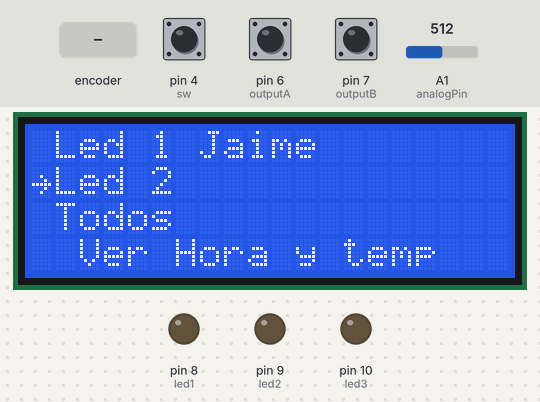
This sketch was run on a simulated Arduino Uno, built with avr-gcc and run on an emulated ATmega328P. On the bench: 20×4 character LCD, output pins drawn as LEDs (lit = HIGH). The inputs (shaded band) are chosen by the test bench; at power-on: pin 4 (sw) HIGH, pin 6 (outputA) HIGH, pin 7 (outputB) HIGH, A1 (analogPin) = 512.

Above: at 1.3 s.
1.4 s: pin 4 (sw) pulled LOW for 1 s
At 2.6 s:
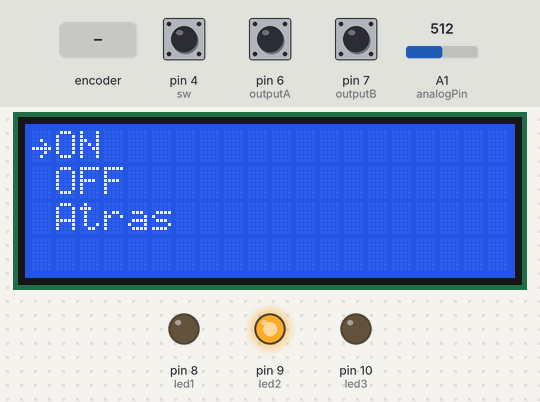
3.9 s: rotary encoder on pin 6 (outputA) / pin 7 (outputB) turned 3 steps (first pin leading)
At 5.6 s:
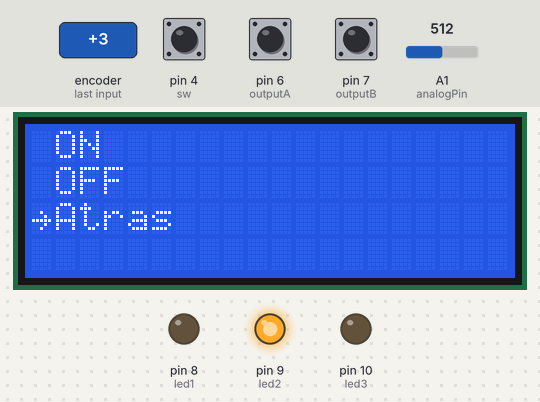
6.0 s: pin 4 (sw) pulled LOW for 3.2 s
At 6.5 s:
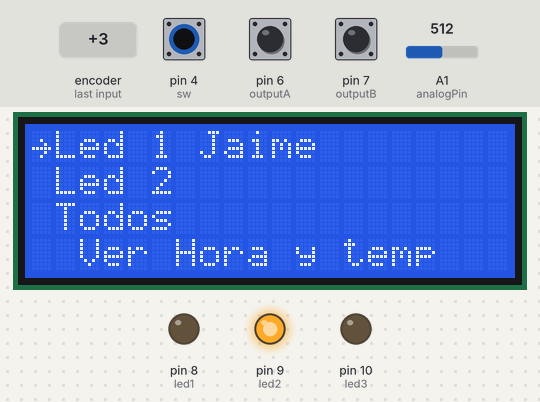
10.7 s: rotary encoder on pin 6 (outputA) / pin 7 (outputB) turned 2 steps (second pin leading)
At 10.9 s:
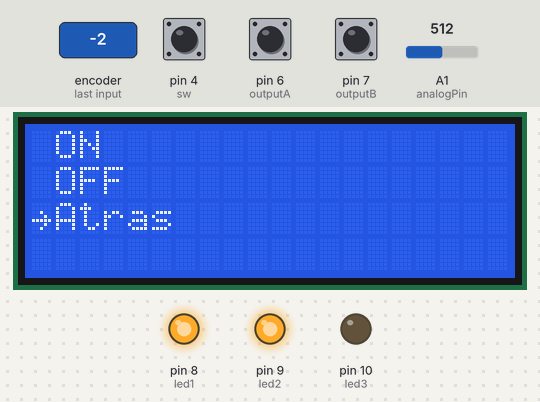
12.6 s: rotary encoder on pin 6 (outputA) / pin 7 (outputB) turned 1 step (first pin leading)
14.3 s: pin 4 (sw) pulled LOW for 0.15 s
At 15.7 s:
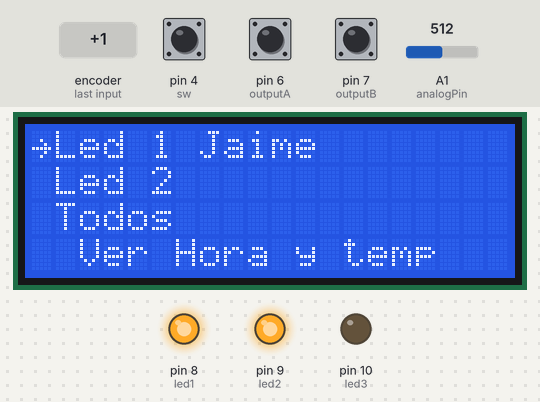
Timing chart, 0 to 16.9 s (numbered marks = the images above; inputs shaded):
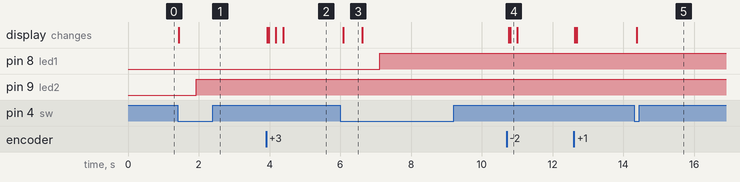

The sketch:

3_base_union_RTC_pantalla_menu.ino
```cpp
#include <Wire.h>
#include <LiquidCrystal_I2C.h>
#include <LiquidMenu.h>

#include <RTClib.h>

//Codigo funcional

char bufferHora[9];

const byte analogPin = A1;
unsigned short valorHora = 0;

LiquidCrystal_I2C lcd(0x27, 20, 4);

RTC_DS3231 modulo_rtc;


//ENCODER
#define outputA 6
#define outputB 7
#define sw 4

int aState;
int aLastState;

//LEDS
#define led1 8
#define led2 9
#define led3 10

int contador = 0;

int A_estado_actual;
int A_ultimo_estado;

int led_seleccionado = 0;

LiquidLine linea5(2, 0, "Ver Hora y temp");
LiquidLine linea1(1, 1, "Led 1 Jaime");
LiquidLine linea2(1, 2, "Led 2");
LiquidLine linea4(1, 3, "Todos");
LiquidScreen pantalla1(linea1, linea2, linea4, linea5);

LiquidLine linea1_2(1, 0, "ON");
LiquidLine linea2_2(1, 1, "OFF");
LiquidLine linea3_2(1, 2, "Atras");
LiquidScreen pantalla2(linea1_2, linea2_2, linea3_2);

// LiquidLine linea1_5_2(1, 0,"Hora: ",valorHora);
LiquidLine linea1_5_2(1, 0, "Hora: ", bufferHora);
LiquidLine linea3_5_2(1, 2, "Atras");
LiquidScreen pantalla3( linea1_5_2,linea3_5_2);

LiquidMenu menu(lcd, pantalla1, pantalla2, pantalla3);

char DiasDeLaSemana[7][12] = {"Domingo", "Lunes", "Martes", "Miercoles", "Jueves", "Viernes", "Sabado"};

void setup() {

  pinMode(analogPin, INPUT);

  Serial.begin(9600);

  pinMode(led1, OUTPUT);
  pinMode(led2, OUTPUT);
  pinMode(led3, OUTPUT);

  pinMode(sw, INPUT_PULLUP);

  lcd.init();
  lcd.begin(20, 4);  // Configura las dimensiones de la pantalla (20 columnas, 4 filas)
  lcd.backlight();

  menu.init();

  linea1.set_focusPosition(Position::LEFT);
  linea2.set_focusPosition(Position::LEFT);
  linea4.set_focusPosition(Position::LEFT);
  linea5.set_focusPosition(Position::LEFT);

  linea5.attach_function(1, fn_ver_hora_temperatura);
  linea1.attach_function(1, fn_led1);
  linea2.attach_function(1, fn_led2);
  linea4.attach_function(1, fn_todos);

  menu.add_screen(pantalla1);

  linea1_2.set_focusPosition(Position::LEFT);
  linea2_2.set_focusPosition(Position::LEFT);
  linea3_2.set_focusPosition(Position::LEFT);

  linea1_2.attach_function(1, fn_on);
  linea2_2.attach_function(1, fn_off);
  linea3_2.attach_function(1, fn_atras);

  menu.add_screen(pantalla2);

  linea1_5_2.add_variable(bufferHora);
  linea1_5_2.set_focusPosition(Position::LEFT);
  linea3_5_2.set_focusPosition(Position::LEFT);

  linea1_5_2.attach_function(1, fn_vacio);
  linea3_5_2.attach_function(1, fn_atras);

  menu.add_screen(pantalla3);

  pantalla1.set_displayLineCount(4);
  pantalla2.set_displayLineCount(4);
  pantalla3.set_displayLineCount(4);

  menu.set_focusedLine(0);

  menu.update();

    if( !modulo_rtc.begin() )
  {
    Serial.println("No se encontró ningun RTC");
    Serial.flush();
    abort();
  }

}

void loop() {
  valorHora = analogRead(analogPin);
  selectOption();

  aState = digitalRead(outputA);
  if (aState != aLastState){
    if (digitalRead(outputB) != aState) {
      menu.switch_focus(false);
    } else {
      menu.switch_focus(true);
    }
    menu.update();
    aLastState = aState;
  }
}

void selectOption() {
  if (digitalRead(sw) == LOW) {
    menu.call_function(1);
    delay(500);
  }
}

void fn_led1() {
  menu.change_screen(2);
  menu.set_focusedLine(0);
  led_seleccionado = 1;
}

void fn_led2() {
  menu.change_screen(2);
  menu.set_focusedLine(0);
  led_seleccionado = 2;
}

void fn_led3() {
  menu.change_screen(2);
  menu.set_focusedLine(0);
  led_seleccionado = 3;
}

void fn_led3_modificada() {
  menu.change_screen(2);
  menu.set_focusedLine(0);
  led_seleccionado = 3;
}

void fn_todos() {
  menu.change_screen(2);
  menu.set_focusedLine(0);
  led_seleccionado = 0;
}


void fn_ver_hora_temperatura() {
  DateTime ahora = modulo_rtc.now();
  // Formatea la hora actual en 'bufferHora'.
  sprintf(bufferHora, "%02d:%02d:%02d", ahora.hour(), ahora.minute(), ahora.second());

  // Cambia a la pantalla que muestra la hora y la temperatura.
  menu.change_screen(3);
  menu.set_focusedLine(0);

  // Refresca el menú para mostrar los cambios.
  menu.update();

  // Puedes quitar el 'delay' si quieres que la pantalla no se congele aquí.
  // delay(1000);
}


// void fn_ver_hora_temperatura() {
//   DateTime ahora = modulo_rtc.now();
//   menu.change_screen(3);
//   menu.set_focusedLine(0);

//   valorHora = ahora.hour();

//   lcd.clear();
//   lcd.print(ahora.hour());
//   lcd.print(':');
//   lcd.print(ahora.minute());
//   lcd.print(':');
//   lcd.print(ahora.second());

//   lcd.setCursor(0, 1);
//   lcd.print("Temp: ");
//   lcd.print(modulo_rtc.getTemperature());
//   lcd.print(" *C");

//   delay(1000);

// }


void fn_on() {
  switch(led_seleccionado){
    case 1:
      digitalWrite(led1, HIGH);
      break;
    case 2:
      digitalWrite(led2, HIGH);
      break;
    case 3:
      digitalWrite(led3, HIGH);
      break;
    case 0:
      digitalWrite(led1, HIGH);
      digitalWrite(led2, HIGH);
      digitalWrite(led3, HIGH);
      break;
  }
}

void fn_off() {
  switch(led_seleccionado){
    case 1:
      digitalWrite(led1, LOW);
      break;
    case 2:
      digitalWrite(led2, LOW);
      break;
    case 3:
      digitalWrite(led3, LOW);
      break;
    case 0:
      digitalWrite(led1, LOW);
      digitalWrite(led2, LOW);
      digitalWrite(led3, LOW);
      break;
  }
}

void fn_atras() {
  menu.change_screen(1);
  menu.set_focusedLine(0);
}

void fn_vacio(){

}
```

Measured:
- after the input at 1.4 s, pin 9 (led2): LOW → HIGH after 0.53 s; the display: changes at once (image 1)
- after the input at 3.9 s, the display: first changes at once (image 2 shows a later state)
- after the input at 6.0 s, pin 8 (led1): LOW → HIGH after 1.1 s; the display: changes after 0.08 s (image 3)
- after the input at 10.7 s, the display: first changes after 0.06 s (image 4 shows a later state)
- after the input at 14.3 s, the display: changes after 0.08 s (image 5)
- what the display in image 3 shows lasts 0.5 s, from 6.1 s to 6.6 s
